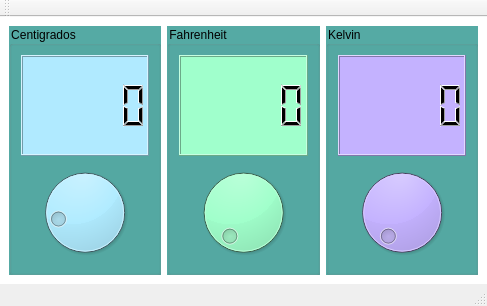
<?xml version="1.0" encoding="UTF-8"?>
<ui version="4.0">
 <class>Termometro</class>
 <widget class="QMainWindow" name="Termometro">
  <property name="geometry">
   <rect>
    <x>0</x>
    <y>0</y>
    <width>487</width>
    <height>306</height>
   </rect>
  </property>
  <property name="windowTitle">
   <string>Termometro</string>
  </property>
  <property name="windowIcon">
   <iconset resource="recursos.qrc">
    <normaloff>:/imagenes/recursos qrs/termometro.png</normaloff>:/imagenes/recursos qrs/termometro.png</iconset>
  </property>
  <widget class="QWidget" name="centralwidget">
   <property name="styleSheet">
    <string notr="true">background-color: rgb(255, 255, 255);</string>
   </property>
   <layout class="QHBoxLayout" name="horizontalLayout">
    <item>
     <layout class="QVBoxLayout" name="verticalLayout">
      <item>
       <widget class="QGroupBox" name="groupBox">
        <property name="styleSheet">
         <string notr="true">background-color: rgb(85, 170, 164);
alternate-background-color: rgb(0, 0, 0);
color: rgb(0, 0, 0);
</string>
        </property>
        <property name="title">
         <string>Centigrados</string>
        </property>
        <layout class="QVBoxLayout" name="verticalLayout_4">
         <item>
          <widget class="QLCDNumber" name="outCent">
           <property name="styleSheet">
            <string notr="true">background-color: rgb(176, 234, 255);
color: rgb(0, 0, 0);</string>
           </property>
          </widget>
         </item>
         <item>
          <widget class="QDial" name="cmdCent">
           <property name="styleSheet">
            <string notr="true">
background-color: rgb(176, 234, 255);</string>
           </property>
           <property name="minimum">
            <number>-18</number>
           </property>
          </widget>
         </item>
        </layout>
       </widget>
      </item>
     </layout>
    </item>
    <item>
     <layout class="QVBoxLayout" name="verticalLayout_2">
      <item>
       <widget class="QGroupBox" name="groupBox_2">
        <property name="styleSheet">
         <string notr="true">background-color: rgb(85, 170, 164);
color: rgb(0, 0, 0);</string>
        </property>
        <property name="title">
         <string>Fahrenheit</string>
        </property>
        <layout class="QVBoxLayout" name="verticalLayout_3">
         <item>
          <widget class="QLCDNumber" name="outFahr">
           <property name="styleSheet">
            <string notr="true">background-color: rgb(160, 255, 204);
color: rgb(0, 0, 0);</string>
           </property>
          </widget>
         </item>
         <item>
          <widget class="QDial" name="cmdFahr">
           <property name="styleSheet">
            <string notr="true">background-color: rgb(160, 255, 204);</string>
           </property>
           <property name="maximum">
            <number>210</number>
           </property>
          </widget>
         </item>
        </layout>
       </widget>
      </item>
     </layout>
    </item>
    <item>
     <layout class="QVBoxLayout" name="verticalLayout_5">
      <item>
       <widget class="QGroupBox" name="groupBox_3">
        <property name="styleSheet">
         <string notr="true">background-color: rgb(85, 170, 164);
color: rgb(0, 0, 0);</string>
        </property>
        <property name="title">
         <string>Kelvin </string>
        </property>
        <layout class="QVBoxLayout" name="verticalLayout_6">
         <item>
          <widget class="QLCDNumber" name="outKel">
           <property name="styleSheet">
            <string notr="true">color: rgb(0, 0, 0);
background-color: rgb(196, 178, 255);</string>
           </property>
          </widget>
         </item>
         <item>
          <widget class="QDial" name="cmdKel">
           <property name="styleSheet">
            <string notr="true">background-color: rgb(196, 178, 255);</string>
           </property>
           <property name="minimum">
            <number>273</number>
           </property>
           <property name="maximum">
            <number>373</number>
           </property>
          </widget>
         </item>
        </layout>
       </widget>
      </item>
     </layout>
    </item>
   </layout>
  </widget>
  <widget class="QMenuBar" name="menubar">
   <property name="geometry">
    <rect>
     <x>0</x>
     <y>0</y>
     <width>487</width>
     <height>25</height>
    </rect>
   </property>
  </widget>
  <widget class="QStatusBar" name="statusbar"/>
  <widget class="QToolBar" name="toolBar">
   <property name="windowTitle">
    <string>toolBar</string>
   </property>
   <attribute name="toolBarArea">
    <enum>TopToolBarArea</enum>
   </attribute>
   <attribute name="toolBarBreak">
    <bool>false</bool>
   </attribute>
  </widget>
 </widget>
 <resources>
  <include location="recursos.qrc"/>
 </resources>
 <connections>
  <connection>
   <sender>cmdCent</sender>
   <signal>valueChanged(int)</signal>
   <receiver>outCent</receiver>
   <slot>display(int)</slot>
   <hints>
    <hint type="sourcelabel">
     <x>106</x>
     <y>193</y>
    </hint>
    <hint type="destinationlabel">
     <x>106</x>
     <y>103</y>
    </hint>
   </hints>
  </connection>
  <connection>
   <sender>cmdFahr</sender>
   <signal>valueChanged(int)</signal>
   <receiver>outFahr</receiver>
   <slot>display(int)</slot>
   <hints>
    <hint type="sourcelabel">
     <x>305</x>
     <y>193</y>
    </hint>
    <hint type="destinationlabel">
     <x>305</x>
     <y>103</y>
    </hint>
   </hints>
  </connection>
  <connection>
   <sender>cmdKel</sender>
   <signal>valueChanged(int)</signal>
   <receiver>outKel</receiver>
   <slot>display(int)</slot>
   <hints>
    <hint type="sourcelabel">
     <x>393</x>
     <y>223</y>
    </hint>
    <hint type="destinationlabel">
     <x>393</x>
     <y>118</y>
    </hint>
   </hints>
  </connection>
 </connections>
</ui>
